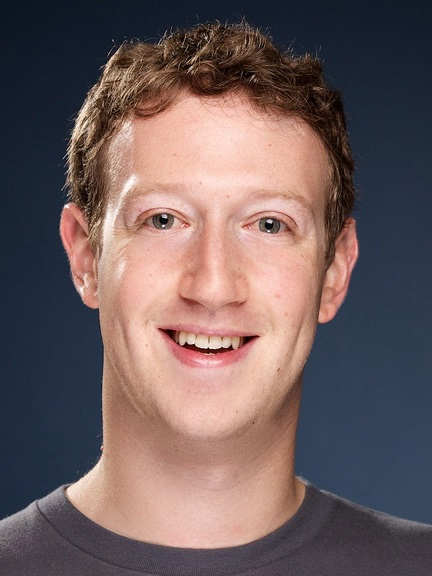
#> input picture Database-304/Machine Learning/kmeans/input.jpg, 432 x 576 px
$ python K-means.py
#> lines starting #> are read from the running program, lines starting #| are printed output that depends on the picture
import math
import operator
from PIL import Image
from itertools import product


[r1, g1, b1] = [0, 0, 255]
[r2, g2, b2] = [0, 255, 0]
[r3, g3, b3] = [255, 255, 255]

im = Image.open("input.jpg")
#> im is the input picture: PIL image 432x576 RGB; mean R, G, B 111.1, 93.3, 94.1
pixel = im.load()
[xm, ym] = im.size
#> xm = 432; ym = 576
img = Image.new( 'RGB', (xm, ym), "black")
#> img: PIL image 432x576 RGB; every value is 0
pixels = img.load()

#while(1):
c1 = 1
c2 = 1
c3 = 1

[sr1, sg1, sb1] = [0, 0, 0]
[sr2, sg2, sb2] = [0, 0, 0]
[sr3, sg3, sb3] = [0, 0, 0]

for x,y in product(range(xm), range(ym)):

    [r, g, b] = pixel[x, y]

    d1 = math.sqrt(((r-r1) ** 2) + ((g-g1)**2) + ((b-b1)**2))
    d2 = math.sqrt(((r-r2) ** 2) + ((g-g2)**2) + ((b-b2)**2))
    d3 = math.sqrt(((r-r3) ** 2) + ((g-g3)**2) + ((b-b3)**2))

    if ((d1 <= d2) and (d1 <= d3)):
        [sr1, sg1, sb1] = [(sr1+r), (sg1+g), (sb1+b)]
        c1 += 1
        pixels[x, y] = (int(r1), int(g1), int(b1))
    elif ((d2 <= d1) and (d2 <= d3)):
        [sr2, sg2, sb2] = [(sr2+r), (sg2+g), (sb2+b)]
        c2 =+ 1
        pixels[x, y] = (int(r2), int(g2), int(b2))
    else:
        [sr3, sg3, sb3] = [(sr3+r), (sg3+g), (sb3+b)]
        c3 += 1
        pixels[x, y] = (int(r3), int(g3), int(b3))
#> this loop made 248832 passes
#> (r, g, b, d1, d2, d3, sr1, sg1) on passes 1 to 12: (12, 20, 33, 223.2, 237.6, 404.4, 12, 20), (12, 20, 33, 223.2, 237.6, 404.4, 24, 40), (12, 20, 33, 223.2, 237.6, 404.4, 36, 60), (11, 19, 32, 224.1, 238.4, 406.2, 47, 79), (11, 19, 32, 224.1, 238.4, 406.2, 58, 98), (11, 19, 32, 224.1, 238.4, 406.2, 69, 117), (11, 19, 32, 224.1, 238.4, 406.2, 80, 136), (11, 19, 32, 224.1, 238.4, 406.2, 91, 155), (12, 20, 33, 223.2, 237.6, 404.4, 103, 175), (13, 21, 34, 222.4, 236.8, 402.7, 116, 196), (15, 23, 36, 220.7, 235.3, 399.2, 131, 219), (14, 22, 35, 221.5, 236, 401, 145, 241)


p1 = operator.abs((r1-(sr1/c1))) + operator.abs((g1-(sg1/c1))) + operator.abs((b1-(sb1/c1)))
p2 = operator.abs((r2-(sr2/c2))) + operator.abs((g2-(sg2/c2))) + operator.abs((b2-(sb2/c2)))
p3 = operator.abs((r3-(sr3/c3))) + operator.abs((g3-(sg3/c3))) + operator.abs((b3-(sb3/c3)))


#if(p1 <= .5 and p2 <= .5 and p3 <= .5):
 #   break

[r1, g1, b1] = [(sr1/c1), (sg1/c1), (sb1/c1)]
[r2, g2, b2] = [(sr2/c2), (sg2/c2), (sb2/c2)]
[r3, g3, b3] = [(sr3/c3), (sg3/c3), (sb3/c3)]

img.save('test.png')
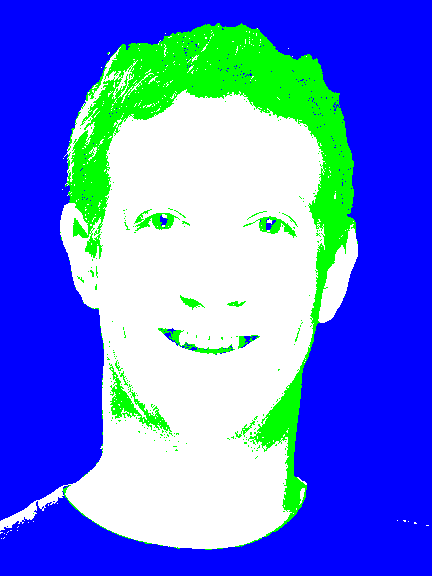
#> saved as test.png: PIL image 432x576 RGB; mean R, G, B 92.7, 123.4, 224.3
img.show()
